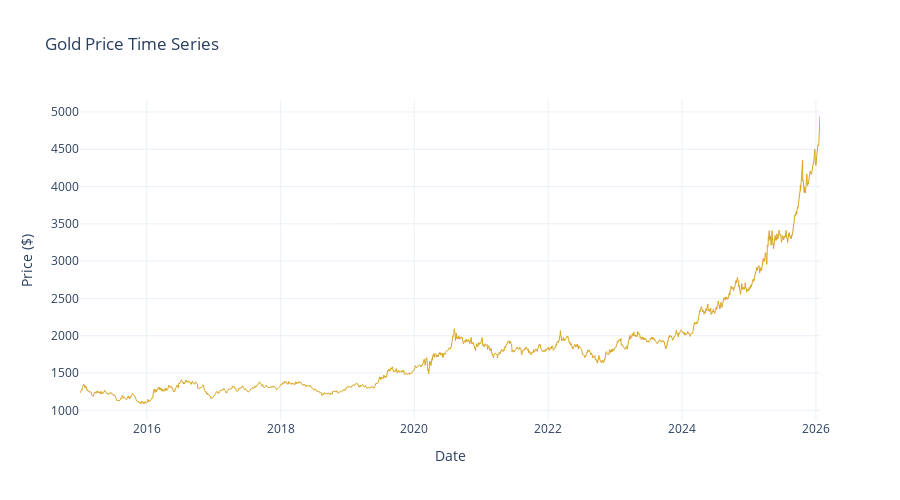

The notebook cell saved with this chart:
### Markdown cell above
## 1. Load and Prepare Data

### Code cell
# Fetch gold price data
gold = yf.download('GLD', start='2015-01-01', end='2026-01-25', progress=False)
gold['Price'] = (gold['Close'] * 10.8).round(0)
gold = gold[['Price']].copy()

print(f"Gold data shape: {gold.shape}")
print(f"Date range: {gold.index.min()} to {gold.index.max()}")
print(f"\nData summary:")
print(gold['Price'].describe())

# Plot original series
fig = go.Figure()
fig.add_trace(go.Scatter(
    x=gold.index, y=gold['Price'],
    mode='lines',
    name='Gold Price',
    line=dict(color='goldenrod', width=1)
))
fig.update_layout(
    title="Gold Price Time Series",
    xaxis_title='Date',
    yaxis_title='Price ($)',
    template='plotly_white',
    height=500
)
fig.show()

print("✓ Data loaded")

### Figure 1 — Plotly figure (JSON) as saved in the notebook; plotly's stock layout.template omitted (floating-point values rounded to 4 significant figures; data arrays with more than 128 entries replaced by an {"elided": "..."} marker saying what was removed)
{"data": [{"line": {"color": "goldenrod", "width": 1}, "mode": "lines", "name": "Gold Price", "type": "scatter", "x": {"elided": "2781 str values"}, "y": {"elided": "2781 float values"}}], "layout": {"height": 500, "title": {"text": "Gold Price Time Series"}, "xaxis": {"title": {"text": "Date"}}, "yaxis": {"title": {"text": "Price ($)"}}}}
